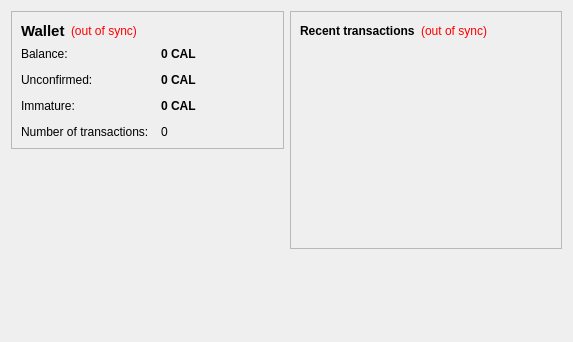
<?xml version="1.0" encoding="UTF-8"?>
<ui version="4.0">
 <class>OverviewPage</class>
 <widget class="QWidget" name="OverviewPage">
  <property name="geometry">
   <rect>
    <x>0</x>
    <y>0</y>
    <width>573</width>
    <height>342</height>
   </rect>
  </property>
  <property name="windowTitle">
   <string>Form</string>
  </property>
  <layout class="QHBoxLayout" name="horizontalLayout" stretch="1,1">
   <item>
    <layout class="QVBoxLayout" name="verticalLayout_2">
     <item>
      <widget class="QFrame" name="frame">
       <property name="frameShape">
        <enum>QFrame::StyledPanel</enum>
       </property>
       <property name="frameShadow">
        <enum>QFrame::Raised</enum>
       </property>
       <layout class="QVBoxLayout" name="verticalLayout_4">
        <item>
         <layout class="QHBoxLayout" name="horizontalLayout_4">
          <item>
           <widget class="QLabel" name="label_5">
            <property name="font">
             <font>
              <pointsize>11</pointsize>
              <weight>75</weight>
              <bold>true</bold>
             </font>
            </property>
            <property name="text">
             <string>Wallet</string>
            </property>
           </widget>
          </item>
          <item>
           <widget class="QLabel" name="labelWalletStatus">
            <property name="toolTip">
             <string>The displayed information may be out of date. Your wallet automatically synchronizes with the calcoin network after a connection is established, but this process has not completed yet.</string>
            </property>
            <property name="styleSheet">
             <string notr="true">QLabel { color: red; }</string>
            </property>
            <property name="text">
             <string notr="true">(out of sync)</string>
            </property>
            <property name="alignment">
             <set>Qt::AlignLeading|Qt::AlignLeft|Qt::AlignVCenter</set>
            </property>
           </widget>
          </item>
          <item>
           <spacer name="horizontalSpacer_2">
            <property name="orientation">
             <enum>Qt::Horizontal</enum>
            </property>
            <property name="sizeHint" stdset="0">
             <size>
              <width>40</width>
              <height>20</height>
             </size>
            </property>
           </spacer>
          </item>
         </layout>
        </item>
        <item>
         <layout class="QFormLayout" name="formLayout_2">
          <property name="fieldGrowthPolicy">
           <enum>QFormLayout::AllNonFixedFieldsGrow</enum>
          </property>
          <property name="horizontalSpacing">
           <number>12</number>
          </property>
          <property name="verticalSpacing">
           <number>12</number>
          </property>
          <item row="0" column="0">
           <widget class="QLabel" name="label">
            <property name="text">
             <string>Balance:</string>
            </property>
           </widget>
          </item>
          <item row="0" column="1">
           <widget class="QLabel" name="labelBalance">
            <property name="font">
             <font>
              <weight>75</weight>
              <bold>true</bold>
             </font>
            </property>
            <property name="cursor">
             <cursorShape>IBeamCursor</cursorShape>
            </property>
            <property name="toolTip">
             <string>Your current balance</string>
            </property>
            <property name="text">
             <string notr="true">0 CAL</string>
            </property>
            <property name="textInteractionFlags">
             <set>Qt::LinksAccessibleByMouse|Qt::TextSelectableByKeyboard|Qt::TextSelectableByMouse</set>
            </property>
           </widget>
          </item>
          <item row="1" column="0">
           <widget class="QLabel" name="label_3">
            <property name="text">
             <string>Unconfirmed:</string>
            </property>
           </widget>
          </item>
          <item row="1" column="1">
           <widget class="QLabel" name="labelUnconfirmed">
            <property name="font">
             <font>
              <weight>75</weight>
              <bold>true</bold>
             </font>
            </property>
            <property name="cursor">
             <cursorShape>IBeamCursor</cursorShape>
            </property>
            <property name="toolTip">
             <string>Total of transactions that have yet to be confirmed, and do not yet count toward the current balance</string>
            </property>
            <property name="text">
             <string notr="true">0 CAL</string>
            </property>
            <property name="textInteractionFlags">
             <set>Qt::LinksAccessibleByMouse|Qt::TextSelectableByKeyboard|Qt::TextSelectableByMouse</set>
            </property>
           </widget>
          </item>
          <item row="3" column="0">
           <widget class="QLabel" name="label_2">
            <property name="text">
             <string>Number of transactions:</string>
            </property>
           </widget>
          </item>
          <item row="3" column="1">
           <widget class="QLabel" name="labelNumTransactions">
            <property name="toolTip">
             <string>Total number of transactions in wallet</string>
            </property>
            <property name="text">
             <string notr="true">0</string>
            </property>
           </widget>
          </item>
          <item row="2" column="0">
           <widget class="QLabel" name="labelImmatureText">
            <property name="text">
             <string>Immature:</string>
            </property>
           </widget>
          </item>
          <item row="2" column="1">
           <widget class="QLabel" name="labelImmature">
            <property name="font">
             <font>
              <weight>75</weight>
              <bold>true</bold>
             </font>
            </property>
            <property name="toolTip">
             <string>Mined balance that has not yet matured</string>
            </property>
            <property name="text">
             <string notr="true">0 CAL</string>
            </property>
            <property name="textInteractionFlags">
             <set>Qt::LinksAccessibleByMouse|Qt::TextSelectableByKeyboard|Qt::TextSelectableByMouse</set>
            </property>
           </widget>
          </item>
         </layout>
        </item>
       </layout>
      </widget>
     </item>
     <item>
      <spacer name="verticalSpacer">
       <property name="orientation">
        <enum>Qt::Vertical</enum>
       </property>
       <property name="sizeHint" stdset="0">
        <size>
         <width>20</width>
         <height>40</height>
        </size>
       </property>
      </spacer>
     </item>
    </layout>
   </item>
   <item>
    <layout class="QVBoxLayout" name="verticalLayout_3">
     <item>
      <widget class="QFrame" name="frame_2">
       <property name="frameShape">
        <enum>QFrame::StyledPanel</enum>
       </property>
       <property name="frameShadow">
        <enum>QFrame::Raised</enum>
       </property>
       <layout class="QVBoxLayout" name="verticalLayout">
        <item>
         <layout class="QHBoxLayout" name="horizontalLayout_2">
          <item>
           <widget class="QLabel" name="label_4">
            <property name="text">
             <string>&lt;b&gt;Recent transactions&lt;/b&gt;</string>
            </property>
           </widget>
          </item>
          <item>
           <widget class="QLabel" name="labelTransactionsStatus">
            <property name="toolTip">
             <string>The displayed information may be out of date. Your wallet automatically synchronizes with the calcoin network after a connection is established, but this process has not completed yet.</string>
            </property>
            <property name="styleSheet">
             <string notr="true">QLabel { color: red; }</string>
            </property>
            <property name="text">
             <string notr="true">(out of sync)</string>
            </property>
            <property name="alignment">
             <set>Qt::AlignRight|Qt::AlignTrailing|Qt::AlignVCenter</set>
            </property>
           </widget>
          </item>
          <item>
           <spacer name="horizontalSpacer">
            <property name="orientation">
             <enum>Qt::Horizontal</enum>
            </property>
            <property name="sizeHint" stdset="0">
             <size>
              <width>40</width>
              <height>20</height>
             </size>
            </property>
           </spacer>
          </item>
         </layout>
        </item>
        <item>
         <widget class="QListView" name="listTransactions">
          <property name="styleSheet">
           <string notr="true">QListView { background: transparent; }</string>
          </property>
          <property name="frameShape">
           <enum>QFrame::NoFrame</enum>
          </property>
          <property name="verticalScrollBarPolicy">
           <enum>Qt::ScrollBarAlwaysOff</enum>
          </property>
          <property name="horizontalScrollBarPolicy">
           <enum>Qt::ScrollBarAlwaysOff</enum>
          </property>
          <property name="selectionMode">
           <enum>QAbstractItemView::NoSelection</enum>
          </property>
         </widget>
        </item>
       </layout>
      </widget>
     </item>
     <item>
      <spacer name="verticalSpacer_2">
       <property name="orientation">
        <enum>Qt::Vertical</enum>
       </property>
       <property name="sizeHint" stdset="0">
        <size>
         <width>20</width>
         <height>40</height>
        </size>
       </property>
      </spacer>
     </item>
    </layout>
   </item>
  </layout>
 </widget>
 <resources/>
 <connections/>
</ui>
